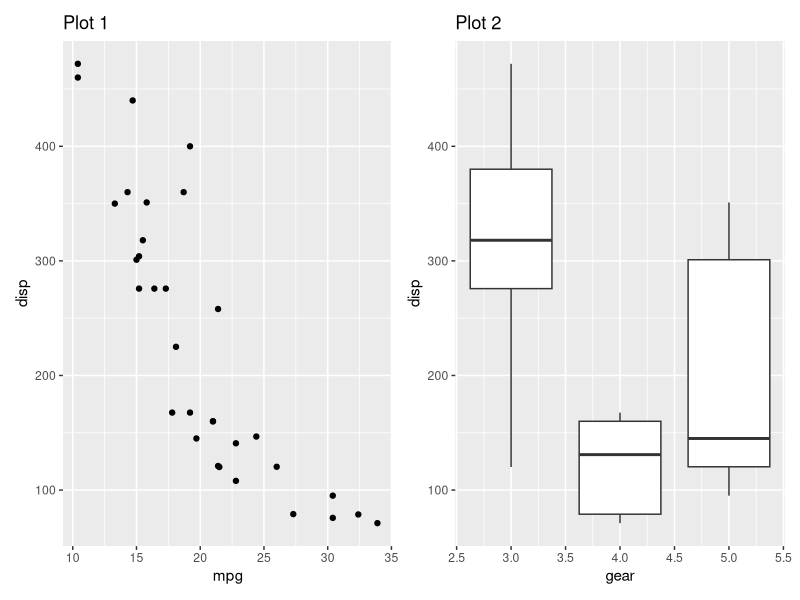
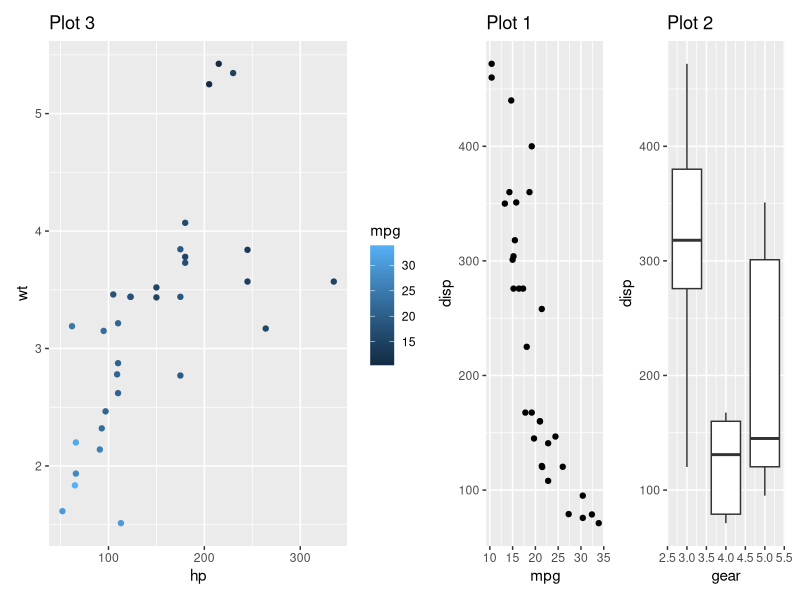
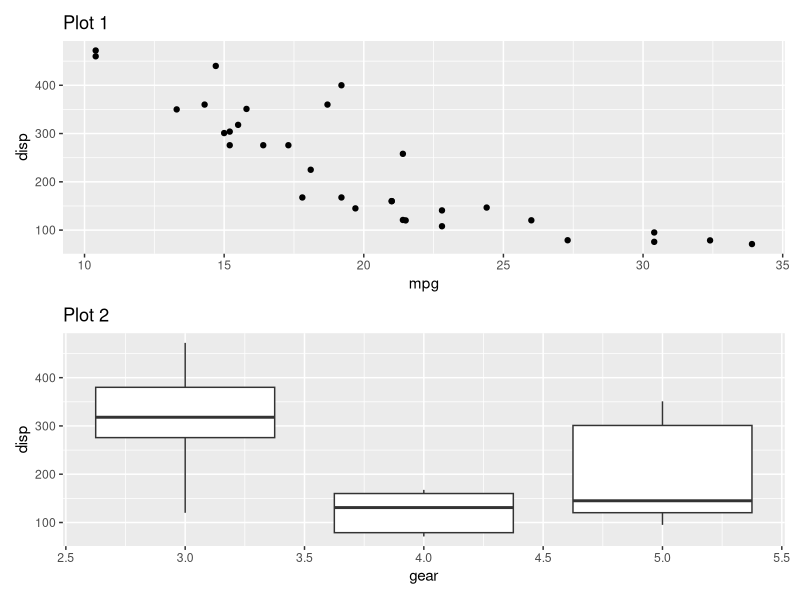
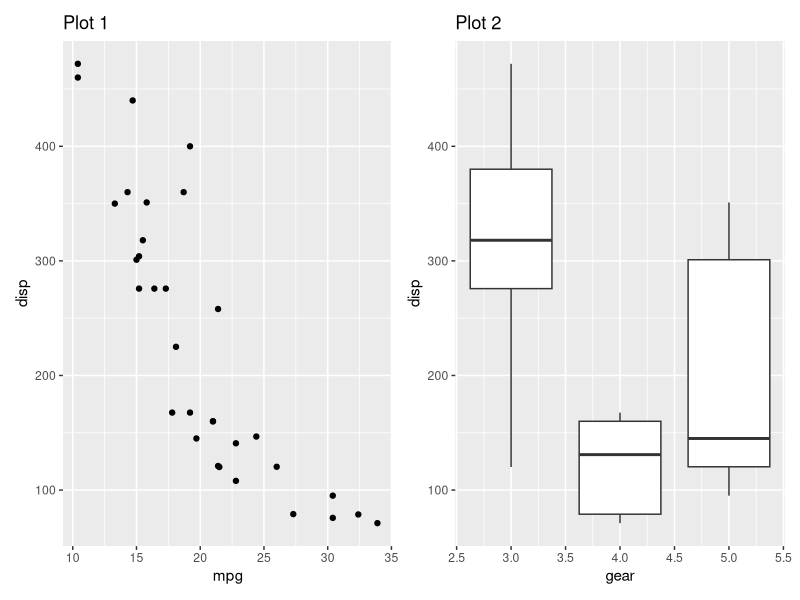
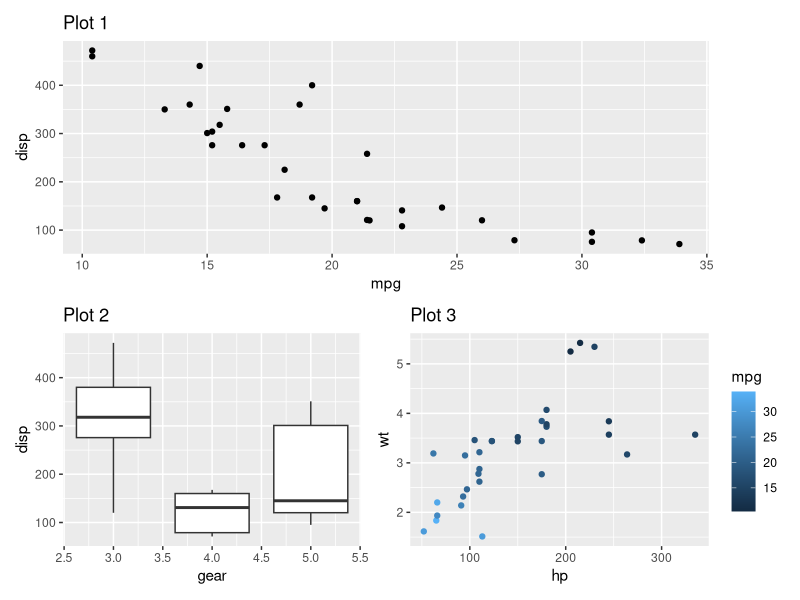
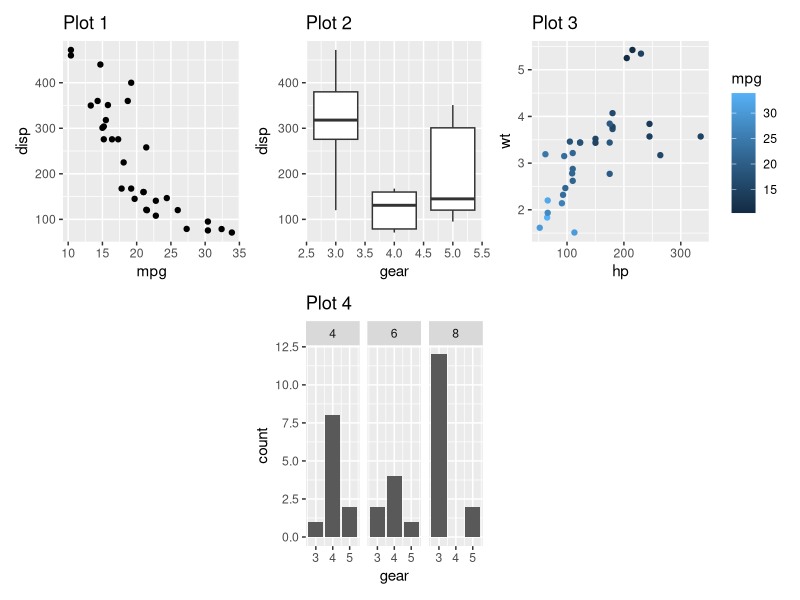
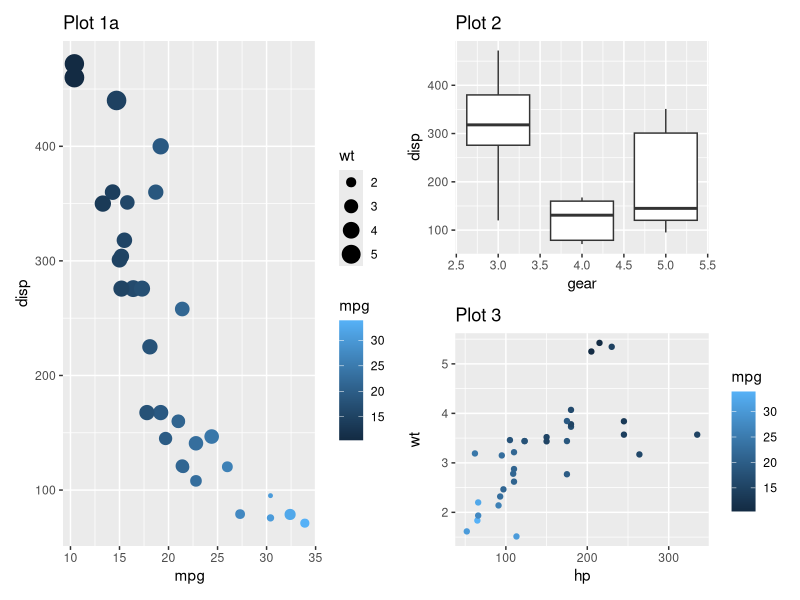
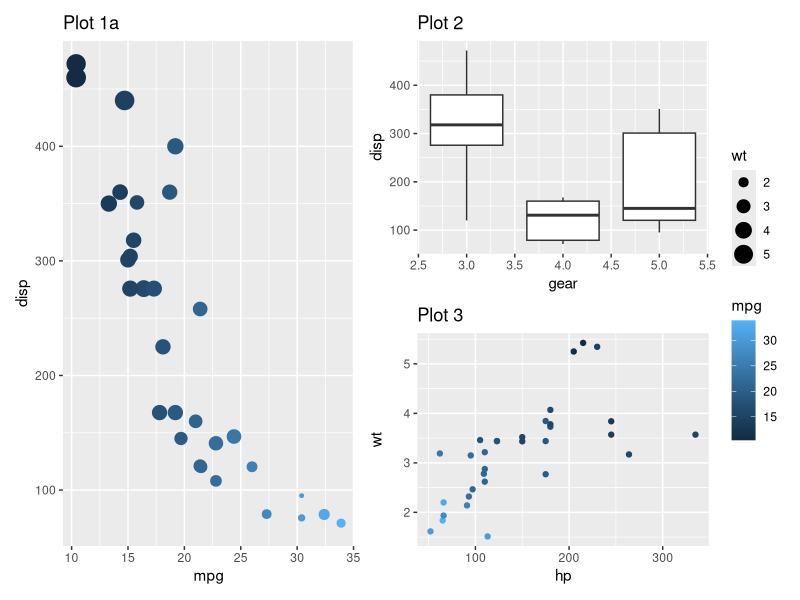

Write R code to recreate these figures, in order.
## ---- chunk 1
library(ggplot2)
library(patchwork)

p1 <- ggplot(mtcars) + 
  geom_point(aes(mpg, disp)) + 
  ggtitle('Plot 1')

p2 <- ggplot(mtcars) + 
  geom_boxplot(aes(gear, disp, group = gear)) + 
  ggtitle('Plot 2')

p3 <- ggplot(mtcars) + 
  geom_point(aes(hp, wt, colour = mpg)) + 
  ggtitle('Plot 3')

p4 <- ggplot(mtcars) + 
  geom_bar(aes(gear)) + 
  facet_wrap(~cyl) + 
  ggtitle('Plot 4')
## ---- chunk 2
p1 + p2
## ---- chunk 3
patch <- p1 + p2
p3 + patch
## ---- chunk 4
p1 / p2

p1 | p2

p1 / (p2 | p3)
## ---- chunk 5
p1 + p2 + p3 + plot_spacer() + p4 + plot_spacer()
  plot_layout(ncol = 3)
## ---- chunk 6
p1a <- ggplot(mtcars) + 
  geom_point(aes(mpg, disp, colour = mpg, size = wt)) + 
  ggtitle('Plot 1a')

p1a | (p2 / p3)

(p1a | (p2 / p3)) + plot_layout(guides = 'collect')
## ---- chunk 7
patchwork <- (p1 + p2) / p3
patchwork + plot_annotation(
  title = 'The surprising truth about mtcars',
  subtitle = 'These 3 plots will reveal yet-untold secrets about our beloved data-set',
  caption = 'Disclaimer: None of these plots are insightful'
)

patchwork + plot_annotation(tag_levels = 'A')
## ---- chunk 8
patchwork + 
  plot_annotation(title = 'The surprising truth about mtcars',
                  subtitle = 'These 3 plots will reveal yet-untold secrets about our beloved data-set',
                  caption = 'Disclaimer: None of these plots are insightful',
                  theme = theme(
                    text = element_text(family = 'mono'),
                    plot.title = element_text(size = 18)
                  )
  )
